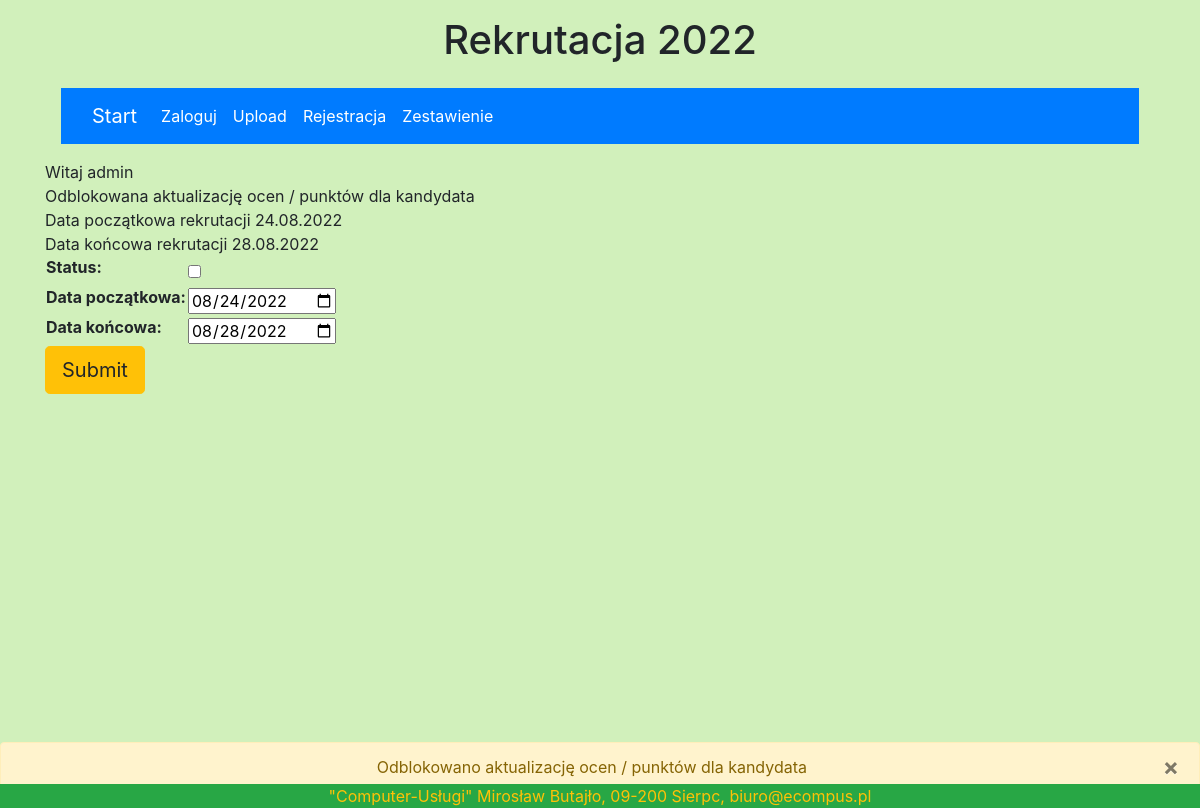
Page /zmienstatus/ (signed in) on the committed database.
### licznik/models.py (models this page shows)
class User(AbstractUser):
    pesel = models.CharField(max_length=11, unique=True, validators=[
        MinLengthValidator(11), MaxLengthValidator(11), f_pesel], help_text='Wymagany')
    second_name = models.CharField(null=True, blank=True, max_length=10, help_text='Opcja', verbose_name='Drugie imię ')
    email = models.EmailField('email adress', unique=True)
    first_name = models.CharField(max_length=200, help_text='Wymagany', verbose_name='Imię')
    last_name = models.CharField(max_length=200, help_text='Wymagany', verbose_name='Nazwisko')
    REQUIRED_FIELDS = ['pesel','first_name']

class Status(models.Model):
    datastart = models.DateField(default=date.today, verbose_name='Data początkowa')
    dataend = models.DateField(default=date.today, verbose_name='Data końcowa')
    status = models.BooleanField(default=False, verbose_name='status')

### licznik/views.py (the view)
# urls.py: path('zmienstatus/', views.zmienstatus, name="zmienstatus-page"),
@login_required(login_url='/accounts/login')
def zmienstatus(request):
    if Status.objects.all().count() == 0 or None:
        if request.method == 'POST':
            form = StatusForm(request.POST or None)
            if form.is_valid():
                stat = Status(status=form.cleaned_data['status'],datastart=form.cleaned_data['datastart'],dataend=form.cleaned_data['dataend'])
                stat.save()
                statobj = Status.objects.all().first()
                checkstat = statobj.status
                datestart = statobj.datastart
                dateend = statobj.dataend
                datecurrent = datetime.date.today()
                if datecurrent > dateend or datecurrent < datestart:
                    statusdate = False
                else:
                    statusdate = True
                if checkstat or not statusdate:
                    messages.warning(request, 'Zablokowano aktualizację ocen / punktów dla kandydata')
                    message='Zablokowano aktualizację ocen / punktów dla kandydata'
                else:
                    message = 'Odblokowana aktualizację ocen / punktów dla kandydata'
                    messages.warning(request, 'Odblokowana aktualizację ocen / punktów dla kandydata')
                return render(request, 'zmienstatus.html', {'form':form, 'datestart':datestart, 'dateend':dateend,'message':message})
        else:
            form = StatusForm(None)
            comment = 'Dat nie ustalono'
            return render(request, 'zmienstatus1.html', {'form':form, 'comment':comment})
    else:
        statobj = Status.objects.all().first()
        initial_dict = {
            "datastart": statobj.datastart,
            "dataend": statobj.dataend,
            "status": statobj.status,
        }
        if request.method == 'POST':
            form = StatusForm(request.POST or None)
            if form.is_valid():
                stat = Status(id=statobj.id, status=form.cleaned_data['status'], datastart=form.cleaned_data['datastart'],
                              dataend=form.cleaned_data['dataend'])
                stat.save()
                statobj = Status.objects.all().first()
                checkstat = statobj.status
                datestart = statobj.datastart
                dateend = statobj.dataend
                datecurrent = datetime.date.today()
                if datecurrent > dateend or datecurrent < datestart:
                    statusdate = False
                else:
                    statusdate = True
                if checkstat or not statusdate:
                    comment = 'Zablokowano aktualizację ocen / punktów dla kandydata'
                    messages.warning(request, 'Zablokowano aktualizację ocen / punktów dla kandydata')
                    return render(request, 'zmienstatus.html',{'form': form, 'datestart': datestart, 'dateend': dateend,'comment': comment})
                else:
                    comment = 'Odblokowana aktualizację ocen / punktów dla kandydata'
                    messages.warning(request, 'Odblokowani aktualizację ocen / punktów dla kandydata')
                    return render(request, 'zmienstatus.html',{'form': form, 'datestart': datestart, 'dateend': dateend,'comment': comment})
        else:
            form = StatusForm(instance=statobj)
            statobj = Status.objects.all().first()
            checkstat = statobj.status
            datestart = statobj.datastart
            dateend = statobj.dataend
            datecurrent = datetime.date.today()
            if datecurrent > dateend or datecurrent < datestart:
                statusdate = False
            else:
                statusdate = True
            if checkstat or not statusdate:
                comment = 'Zablokowano aktualizację ocen / punktów dla kandydata'
                messages.warning(request, 'Zablokowano aktualizację ocen / punktów dla kandydata')
                return render(request, 'zmienstatus.html',{'form': form, 'datestart': datestart, 'dateend': dateend,'comment': comment})
            else:
                comment = 'Odblokowana aktualizację ocen / punktów dla kandydata'
                messages.warning(request, 'Odblokowano aktualizację ocen / punktów dla kandydata')
                return render(request, 'zmienstatus.html', {'form': form, 'datestart': datestart, 'dateend': dateend,'comment': comment})

### licznik/forms.py
class StatusForm(forms.ModelForm):
    class Meta:
        model = Status
        fields = ['status', 'datastart','dataend']
        widgets = {
            'datastart': DateInput(attrs={'type': 'date', 'value':datetime.datetime.today().strftime("%d-%m-%Y")}),
            'dataend': DateInput(attrs={'type': 'date'})
        }

### licznik/templates/zmienstatus.html (shortened to what this page needs)
{% extends 'base.html' %}
{% block content %}
Witaj {{ user }}<br>
{{ comment }}<br>
Data początkowa rekrutacji {{ datestart }}<br>
Data końcowa rekrutacji {{ dateend }}<br>
<form  method = 'POST' enctype="multipart/form-data">
        <table>
            {{ form.as_table }}
        </table>
        <button type="submit" class="btn btn-lg btn-warning">Submit</button>
    </form>
{% if messages %}
   {% for message in messages %}
            <div class="container-fluid p-0">
              <div class="alert alert-warning {{ message.tags }} fixed-bottom text-center " role="alert" >
                <button type="button" class="close" data-dismiss="alert" aria-label="Close">
                  <span aria-hidden="true">×</span>
                </button>
                {{ message }}
              </div>
            </div>
        {% endfor %}
{% endif %}
{% endblock %}

### licznik/static/style.css (style rules this page uses)
.bgpage { background-color: #d1f0bb; }

### rows in the picture
User: username "admin"
Status: datastart "24.08.2022", dataend "28.08.2022"

### other values in the picture
{{ comment }} "Odblokowana aktualizację ocen / punktów dla kandydata"
{{ message }} "Odblokowano aktualizację ocen / punktów dla kandydata"
